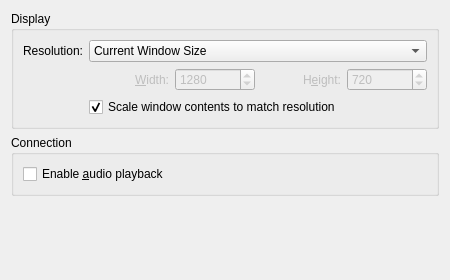
<?xml version="1.0" encoding="UTF-8"?>
<ui version="4.0">
 <class>SpicePreferences</class>
 <widget class="QWidget" name="SpicePreferences">
  <property name="geometry">
   <rect>
    <x>0</x>
    <y>0</y>
    <width>440</width>
    <height>280</height>
   </rect>
  </property>
  <layout class="QVBoxLayout" name="verticalLayout">
   <item>
    <widget class="QGroupBox" name="displayGroupBox">
     <property name="title">
      <string>Display</string>
     </property>
     <layout class="QGridLayout" name="gridLayoutDisplay">
      <item row="0" column="0">
       <widget class="QLabel" name="resolutionLabel">
        <property name="text">
         <string>Resolution:</string>
        </property>
        <property name="alignment">
         <set>Qt::AlignmentFlag::AlignRight|Qt::AlignmentFlag::AlignTrailing|Qt::AlignmentFlag::AlignVCenter</set>
        </property>
       </widget>
      </item>
      <item row="0" column="1">
       <widget class="KComboBox" name="kcfg_Resolution">
        <property name="sizePolicy">
         <sizepolicy hsizetype="MinimumExpanding" vsizetype="Fixed">
          <horstretch>0</horstretch>
          <verstretch>0</verstretch>
         </sizepolicy>
        </property>
        <property name="whatsThis">
         <string>The resolution requested from the remote desktop. The guest must have spice-vdagent running for dynamic resize to work.</string>
        </property>
        <property name="currentIndex">
         <number>3</number>
        </property>
        <item>
         <property name="text">
          <string>Small (1280x720)</string>
         </property>
        </item>
        <item>
         <property name="text">
          <string>Medium (1600x900)</string>
         </property>
        </item>
        <item>
         <property name="text">
          <string>Large (1920x1080)</string>
         </property>
        </item>
        <item>
         <property name="text">
          <string>Current Window Size</string>
         </property>
        </item>
        <item>
         <property name="text">
          <string>Current Screen Resolution</string>
         </property>
        </item>
        <item>
         <property name="text">
          <string>Custom Resolution (…)</string>
         </property>
        </item>
       </widget>
      </item>
      <item row="1" column="1">
       <layout class="QHBoxLayout">
        <item>
         <widget class="QLabel" name="widthLabel">
          <property name="enabled">
           <bool>false</bool>
          </property>
          <property name="text">
           <string>&amp;Width:</string>
          </property>
          <property name="alignment">
           <set>Qt::AlignmentFlag::AlignRight|Qt::AlignmentFlag::AlignTrailing|Qt::AlignmentFlag::AlignVCenter</set>
          </property>
          <property name="buddy">
           <cstring>kcfg_Width</cstring>
          </property>
         </widget>
        </item>
        <item>
         <widget class="QSpinBox" name="kcfg_Width">
          <property name="enabled">
           <bool>false</bool>
          </property>
          <property name="whatsThis">
           <string>Custom desktop width. Only editable when Custom Resolution is selected above.</string>
          </property>
          <property name="maximum">
           <number>9999</number>
          </property>
          <property name="value">
           <number>1280</number>
          </property>
         </widget>
        </item>
        <item>
         <widget class="QLabel" name="heightLabel">
          <property name="enabled">
           <bool>false</bool>
          </property>
          <property name="text">
           <string>H&amp;eight:</string>
          </property>
          <property name="alignment">
           <set>Qt::AlignmentFlag::AlignRight|Qt::AlignmentFlag::AlignTrailing|Qt::AlignmentFlag::AlignVCenter</set>
          </property>
          <property name="buddy">
           <cstring>kcfg_Height</cstring>
          </property>
         </widget>
        </item>
        <item>
         <widget class="QSpinBox" name="kcfg_Height">
          <property name="enabled">
           <bool>false</bool>
          </property>
          <property name="whatsThis">
           <string>Custom desktop height. Only editable when Custom Resolution is selected above.</string>
          </property>
          <property name="maximum">
           <number>9999</number>
          </property>
          <property name="value">
           <number>720</number>
          </property>
         </widget>
        </item>
       </layout>
      </item>
      <item row="2" column="1">
       <widget class="QCheckBox" name="kcfg_ScaleToWindow">
        <property name="text">
         <string>Scale window contents to match resolution</string>
        </property>
        <property name="checked">
         <bool>true</bool>
        </property>
       </widget>
      </item>
     </layout>
    </widget>
   </item>
   <item>
    <widget class="QGroupBox" name="spiceGroupBox">
     <property name="title">
      <string>Connection</string>
     </property>
     <layout class="QFormLayout" name="formLayout">
      <item row="0" column="0" colspan="2">
       <widget class="QCheckBox" name="kcfg_EnableAudio">
        <property name="text">
         <string>Enable &amp;audio playback</string>
        </property>
        <property name="toolTip">
         <string>Play audio from the remote host on this machine.</string>
        </property>
       </widget>
      </item>
     </layout>
    </widget>
   </item>
   <item>
    <layout class="QHBoxLayout" name="sshTunnelLayout">
     <property name="spacing">
      <number>0</number>
     </property>
    </layout>
   </item>
   <item>
    <spacer name="verticalSpacer">
     <property name="orientation">
      <enum>Qt::Vertical</enum>
     </property>
     <property name="sizeHint" stdset="0">
      <size>
       <width>428</width>
       <height>16</height>
      </size>
     </property>
    </spacer>
   </item>
  </layout>
 </widget>
 <customwidgets>
  <customwidget>
   <class>KComboBox</class>
   <extends>QComboBox</extends>
   <header>kcombobox.h</header>
  </customwidget>
 </customwidgets>
 <resources/>
 <connections/>
</ui>
